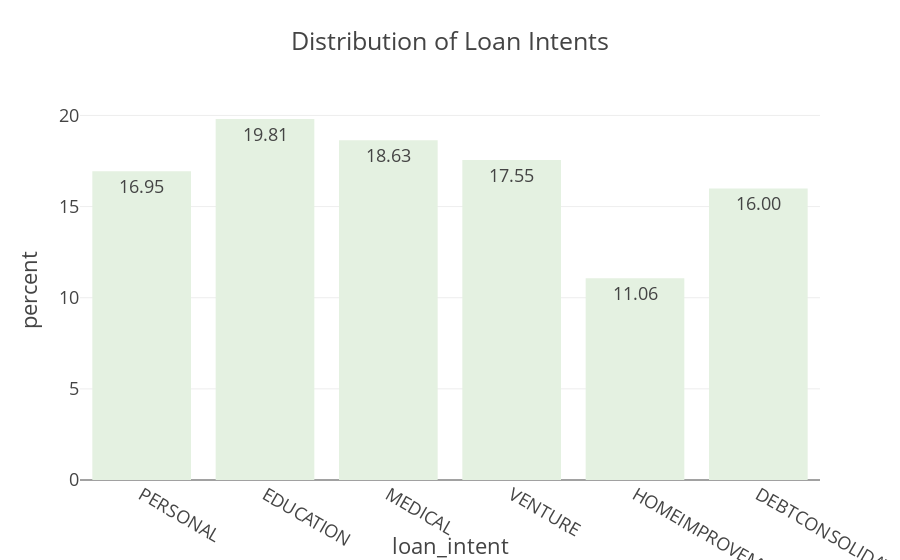

Notebook source saved alongside this figure:
### Code cell
fig=px.histogram(data, x = 'loan_intent',histnorm = 'percent', text_auto = '.2f',template = 'presentation', title = 'Distribution of Loan Intents',color_discrete_sequence=px.colors.sequential.Mint)
fig.update_layout()
fig.show()

### Figure 1 — Plotly figure (JSON) as saved in the notebook; plotly's stock layout.template omitted (floating-point values rounded to 4 significant figures; data arrays with more than 128 entries replaced by an {"elided": "..."} marker saying what was removed)
{"data": [{"alignmentgroup": "True", "bingroup": "x", "histnorm": "percent", "hovertemplate": "loan_intent=%{x}<br>percent=%{y}<extra></extra>", "legendgroup": "", "marker": {"color": "rgb(228, 241, 225)", "pattern": {"shape": ""}}, "name": "", "offsetgroup": "", "orientation": "v", "showlegend": false, "texttemplate": "%{value:.2f}", "type": "histogram", "x": {"elided": "32581 str values"}, "xaxis": "x", "yaxis": "y"}], "layout": {"barmode": "relative", "legend": {"tracegroupgap": 0}, "title": {"text": "Distribution of Loan Intents"}, "xaxis": {"anchor": "y", "domain": [0, 1], "title": {"text": "loan_intent"}}, "yaxis": {"anchor": "x", "domain": [0, 1], "title": {"text": "percent"}}}}
